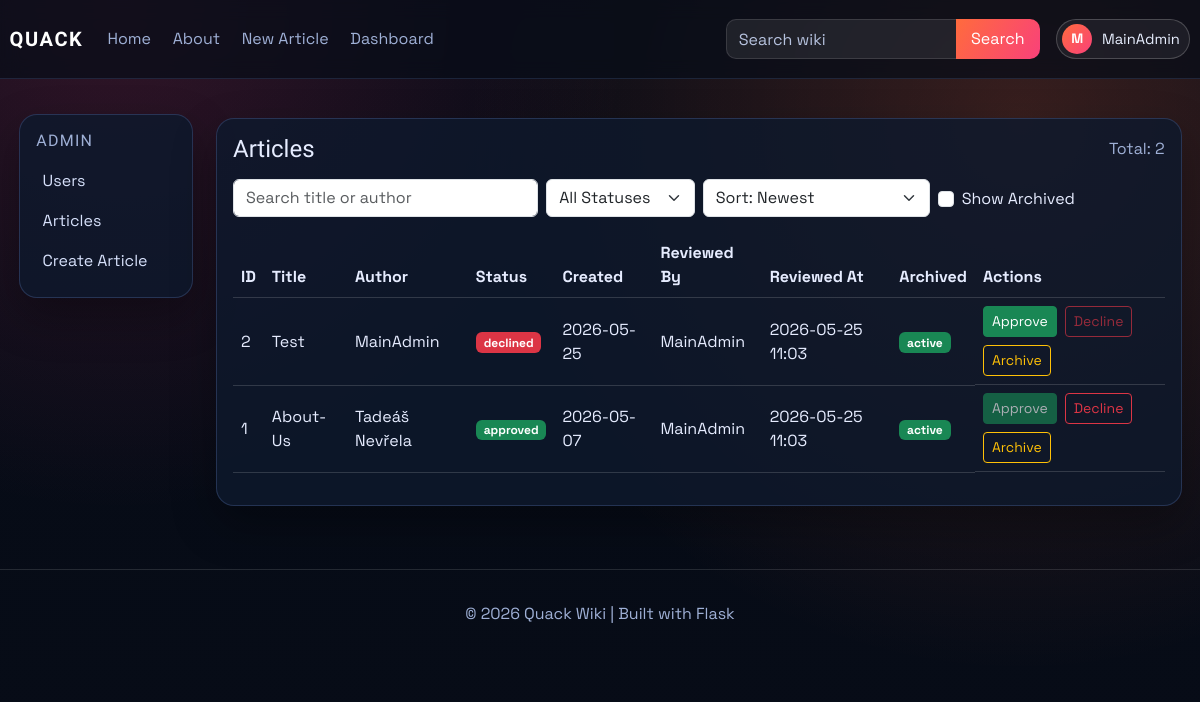
Page /dashboard/articles (signed in) on the committed database.
### models.py (models this page shows, shortened)
class User(db.Model, UserMixin):
    id = db.Column(db.Integer, primary_key=True)
    username = db.Column(db.String(120), unique=True, nullable=False)
    email = db.Column(db.String(120), unique=True, nullable=False)
    password_hash = db.Column(db.String(128), nullable=False)
    created_at = db.Column(db.DateTime, default=datetime.utcnow)
    role = db.Column(db.String(30), default='user')
    is_archived = db.Column(db.Boolean, default=False, nullable=False)
    archived_at = db.Column(db.DateTime, nullable=True)

class Article(db.Model):
    id = db.Column(db.Integer, primary_key=True)
    title = db.Column(db.String(120), unique=True, nullable=False)
    author = db.Column(db.String(120), nullable=False)
    created_at = db.Column(db.DateTime, default=datetime.utcnow)
    image_url = db.Column(db.String(120), default='default.png')
    summary = db.Column(db.Text)
    content = db.Column(db.Text, nullable=False)
    tags = db.Column(db.JSON, default=list)
    status = db.Column(db.String(20), default='pending', nullable=False)
    approved_by = db.Column(db.String(120), nullable=True)
    approved_at = db.Column(db.DateTime, nullable=True)
    is_archived = db.Column(db.Boolean, default=False, nullable=False)
    archived_at = db.Column(db.DateTime, nullable=True)

### main.py (the view)
@app.route('/dashboard/articles')
@role_required(['admin'])
def dashboard_articles():
    search = (request.args.get('q') or '').strip()
    status_filter = (request.args.get('status') or 'all').strip().lower()
    show_archived = request.args.get('show_archived') == '1'
    sort = (request.args.get('sort') or 'newest').strip().lower()
    query = Article.query
    if not show_archived:
        query = query.filter(Article.is_archived.is_(False))
    if search:
        like = f'%{search}%'
        query = query.filter((Article.title.ilike(like)) | (Article.author.ilike(like)))
    if status_filter in {'pending', 'approved', 'declined'}:
        query = query.filter(Article.status == status_filter)
    sort_map = {
        'newest': Article.created_at.desc(),
        'oldest': Article.created_at.asc(),
        'title_az': Article.title.asc(),
        'title_za': Article.title.desc(),
        'status_az': Article.status.asc(),
        'status_za': Article.status.desc(),
    }
    articles = query.order_by(sort_map.get(sort, Article.created_at.desc())).all()
    return render_template(
        'dashboard_articles.html',
        articles=articles,
        search=search,
        status_filter=status_filter,
        show_archived=show_archived,
        sort=sort,
    )

### main.py (called while the page is built)
@login_manager.user_loader
def load_user(user_id):
    return User.query.get(int(user_id))

def role_required(role_names: list):
    def decorator(func):
        @wraps(func)
        @login_required
        def wrapper(*args, **kwargs):
            if current_user.role not in role_names:
                abort(403)
            return func(*args, **kwargs)
        return wrapper
    return decorator

### templates/dashboard_articles.html (shortened to what this page needs)
{% extends "_base.html" %}
{% block content %}
<div class="container-fluid px-0">
    <section id="articles-section" class="card p-3">
        <div class="d-flex justify-content-between align-items-center mb-3">
            <h4 class="mb-0">Articles</h4>
            <span class="text-muted">Total: {{ articles|length }}</span>
        </div>
        <form method="GET" action="{{ url_for('dashboard_articles') }}" class="row g-2 mb-3" id="articlesFilterForm">
            <div class="col-md-4">
                <input class="form-control" type="search" name="q" value="{{ search }}" placeholder="Search title or author" id="articlesSearch">
            </div>
            <div class="col-md-2">
                <select class="form-select" name="status" onchange="this.form.submit()">
                    <option value="all" {% if status_filter == 'all' %}selected{% endif %}>All Statuses</option>
                </select>
            </div>
            <div class="col-md-3">
                <select class="form-select" name="sort" onchange="this.form.submit()">
                    <option value="newest" {% if sort == 'newest' %}selected{% endif %}>Sort: Newest</option>
                </select>
            </div>
            <div class="col-md-3">
                <div class="form-check mt-2">
                    <input class="form-check-input" type="checkbox" value="1" id="showArchivedArticles" name="show_archived" onchange="this.form.submit()" {% if show_archived %}checked{% endif %}>
                    <label class="form-check-label" for="showArchivedArticles">Show Archived</label>
                </div>
            </div>
        </form>
        <div class="table-responsive">
            <table class="table table-hover align-middle">
                <thead>
                    <tr>
                        <th>ID</th>
                        <th>Title</th>
                        <th>Author</th>
                        <th>Status</th>
                        <th>Created</th>
                        <th>Reviewed By</th>
                        <th>Reviewed At</th>
                        <th>Archived</th>
                        <th>Actions</th>
                    </tr>
                </thead>
                <tbody>
                    {% for article in articles %}
                    <tr>
                        <td>{{ article.id }}</td>
                        <td><a href="{{ url_for('article', article_title=article.title) }}">{{ article.title }}</a></td>
                        <td>{{ article.author }}</td>
                        <td>
                            {% if article.status == 'approved' %}
                            <span class="badge bg-success">approved</span>
                            {% elif article.status == 'declined' %}
                            <span class="badge bg-danger">declined</span>
                            {% else %}
                            <span class="badge bg-warning text-dark">pending</span>
                            {% endif %}
                        </td>
                        <td>{{ article.created_at.strftime('%Y-%m-%d') if article.created_at else '-' }}</td>
                        <td>{{ article.approved_by or '-' }}</td>
                        <td>{{ article.approved_at.strftime('%Y-%m-%d %H:%M') if article.approved_at else '-' }}</td>
                        <td>
                            {% if article.is_archived %}
                            <span class="badge bg-secondary">archived</span>
                            {% else %}
                            <span class="badge bg-success">active</span>
                            {% endif %}
                        </td>
                        <td class="d-flex gap-2 flex-wrap">
                            <form method="POST" action="{{ url_for('approve', article_id=article.id) }}">
                                <button type="submit" class="btn btn-success btn-sm" {% if article.status == 'approved' or article.is_archived %}disabled{% endif %}>Approve</button>
                            </form>
                            <form method="POST" action="{{ url_for('decline', article_id=article.id) }}">
                                <button type="submit" class="btn btn-outline-danger btn-sm" {% if article.status == 'declined' or article.is_archived %}disabled{% endif %}>Decline</button>
                            </form>
                            <form method="POST" action="{{ url_for('toggle_archive_article', article_id=article.id) }}">
                                <button type="submit" class="btn btn-outline-warning btn-sm">{% if article.is_archived %}Restore{% else %}Archive{% endif %}</button>
                            </form>
                        </td>
                    </tr>
                    {% endfor %}
                </tbody>
            </table>
        </div>
    </section>
</div>
{% endblock %}

### templates/_base.html (shortened to what this page needs)
<!doctype html>
<html lang="en">
<head>
    <link href="https://cdn.jsdelivr.net/npm/bootstrap@5.3.3/dist/css/bootstrap.min.css" rel="stylesheet">
    <link rel="stylesheet" href="{{ url_for('static', filename='css/style.css') }}">
</head>
<body>
    {% include "partials/navbar.html" %}
    <div class="layout-shell container-fluid">
        <div class="row g-4">
            <aside class="col-lg-3 col-xl-2 d-none d-lg-block">
                {% include "partials/sidebar.html" %}
            </aside>
            <main class="col-12 col-lg-9 col-xl-10 page-content">
                {% block content %}{% endblock %}
            </main>
        </div>
    </div>
    <footer class="site-footer">
        <p>&copy; 2026 Quack Wiki | Built with Flask</p>
    </footer>
</body>
</html>

### templates/partials/navbar.html (shortened to what this page needs)
﻿<nav class="navbar navbar-expand-lg main-nav">
    <div class="container-fluid nav-wrap">
        <a class="navbar-brand brand-mark" href="{{ url_for('index') }}">QUACK</a>
        <div class="collapse navbar-collapse" id="navbarNav">
            <ul class="navbar-nav me-auto nav-links">
                <li class="nav-item"><a class="nav-link" href="{{ url_for('index') }}">Home</a></li>
                <li class="nav-item"><a class="nav-link" href="{{ url_for('index') }}">About</a></li>
                <li class="nav-item"><a class="nav-link" href="{{ url_for('create_article') }}">New Article</a></li>
                {% if current_user.is_authenticated and current_user.role == "admin" %}
                <li class="nav-item"><a class="nav-link" href="{{ url_for('dashboard_users') }}">Dashboard</a></li>
                {% endif %}
            </ul>
            <ul class="navbar-nav ms-auto align-items-lg-center nav-tools">
                <li class="nav-item nav-search-wrap">
                    <form class="nav-search" method="GET" action="{{ url_for('index') }}">
                        <input class="form-control" type="search" name="q" placeholder="Search wiki">
                        <button class="btn btn-brand" type="submit">Search</button>
                    </form>
                </li>
                {% if current_user.is_authenticated %}
                <li class="nav-item dropdown ms-lg-3">
                    <a class="profile-trigger" href="#" role="button" data-bs-toggle="dropdown" aria-expanded="false">
                        <span class="profile-avatar">{{ current_user.username[0]|upper }}</span>
                        <span class="profile-name">{{ current_user.username }}</span>
                    </a>
                </li>
                {% else %}
                <li class="nav-item ms-lg-3">
                    <a class="btn btn-outline-light nav-login-btn" href="{{ url_for('login') }}">Login</a>
                </li>
                {% endif %}
            </ul>
        </div>
    </div>
</nav>

### templates/partials/sidebar.html (shortened to what this page needs)
<nav class="wiki-sidebar">
    {% if current_user.is_authenticated and current_user.role == 'admin' and request.endpoint in ['dashboard_users', 'dashboard_articles'] %}
    <h6 class="sidebar-title">Admin</h6>
    <a href="{{ url_for('dashboard_users') }}">Users</a>
    <a href="{{ url_for('dashboard_articles') }}">Articles</a>
    <a href="{{ url_for('create_article') }}">Create Article</a>
    {% endif %}
</nav>

### static/css/style.css (style rules this page uses)
:root { --bg: #070c17; --bg-soft: #101a2d; --panel: rgba(14, 25, 44, 0.82); --panel-border: rgba(130, 170, 255, 0.2); --text: #e6ecff; --text-dim: #9fb0d6; --brand: #ff6b3d; --brand-2: #f9417a; --ok: #2ccf9f; --radius: 18px; --shadow: 0 18px 45px rgba(0, 0, 0, 0.3); }
* { box-sizing: border-box; }
body { margin: 0; color: var(--text); font-family: "Space Grotesk", sans-serif; background: radial-gradient(circle at 10% 0%, rgba(249, 65, 122, 0.18), transparent 38%), radial-gradient(circle at 85% 15%, rgba(255, 107, 61, 0.2), transparent 45%), linear-gradient(180deg, #060b16, var(--bg)); min-height: 100vh; }
h1, h2, h3, h4, h5, h6, .navbar-brand { font-family: "Sora", sans-serif; }
a { text-decoration: none; color: inherit; }
.main-nav { position: fixed; top: 0; left: 0; right: 0; width: 100%; margin-top: 0; z-index: 40; backdrop-filter: blur(10px); background: rgba(8, 13, 24, 0.72); border-top: 0; border-bottom: 1px solid rgba(130, 170, 255, 0.15); }
.nav-wrap { padding: 0.7rem 0.6rem; }
.brand-mark { font-weight: 700; letter-spacing: 0.08em; color: #fff; }
.nav-links .nav-link { color: var(--text-dim); margin-right: 0.35rem; transition: color 0.2s ease; }
.nav-search { display: flex; align-items: stretch; gap: 0; }
.nav-search .form-control { background: rgba(255, 255, 255, 0.08); border: 1px solid rgba(255, 255, 255, 0.12); border-right: 0; border-radius: 10px 0 0 10px; color: #fff; min-width: 230px; height: 40px; }
.nav-search .form-control::placeholder { color: #b6c2de; }
.nav-search .btn { height: 40px; border-radius: 0 10px 10px 0; padding-inline: 0.95rem; }
.profile-trigger { height: 40px; display: inline-flex; align-items: center; gap: 0.6rem; padding: 0 0.6rem 0 0.35rem; border: 1px solid rgba(255, 255, 255, 0.2); border-radius: 999px; background: rgba(255, 255, 255, 0.06); color: #e8efff; transition: background-color 0.2s ease, border-color 0.2s ease; }
.profile-avatar { width: 30px; height: 30px; border-radius: 50%; display: inline-grid; place-items: center; font-weight: 700; font-size: 0.85rem; color: #fff; background: linear-gradient(135deg, var(--brand), var(--brand-2)); }
.profile-name { max-width: 130px; overflow: hidden; text-overflow: ellipsis; white-space: nowrap; font-size: 0.92rem; }
.layout-shell { padding: 5.6rem 1.2rem 1.2rem; }
.wiki-sidebar { position: sticky; top: 90px; padding: 1rem; border-radius: var(--radius); border: 1px solid var(--panel-border); background: var(--panel); box-shadow: var(--shadow); }
.sidebar-title { color: var(--text-dim); letter-spacing: 0.08em; text-transform: uppercase; margin-bottom: 0.7rem; }
.wiki-sidebar a { display: block; padding: 0.5rem 0.4rem; color: #d6e0fa; border-radius: 10px; transition: background-color 0.2s ease; }
.page-content { padding: 0.25rem 0.7rem; }
.card { border-radius: var(--radius); border: 1px solid var(--panel-border); background: var(--panel); color: var(--text); box-shadow: var(--shadow); }
.info-card p, .article-meta, .card p, .text-muted { color: var(--text-dim) !important; }
.btn-brand, .btn-primary { border: none; color: #fff; background: linear-gradient(120deg, var(--brand), var(--brand-2)); }
.table { --bs-table-bg: transparent; --bs-table-color: var(--text); --bs-table-border-color: rgba(255, 255, 255, 0.15); }
.site-footer { margin-top: 2.5rem; padding: 2rem 1rem; text-align: center; color: var(--text-dim); border-top: 1px solid rgba(255, 255, 255, 0.12); }

### rows in the picture
User: username "M", username "MainAdmin"
Article: id "2", title "Test", author "MainAdmin", status "declined", created_at "2026-05-25", approved_by "MainAdmin", approved_at "2026-05-25 11:03", is_archived "active"
Article: id "1", title "About-Us", author "Tadeáš Nevřela", status "approved", created_at "2026-05-07", approved_by "MainAdmin", approved_at "2026-05-25 11:03", is_archived "active"

### other values in the picture
{{ articles|length }} "2"
